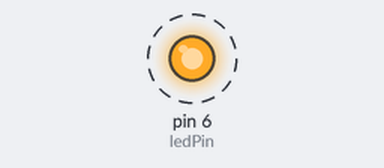
Recording of a sketch running on a simulated Arduino Nano, built with avr-gcc and run on an emulated ATmega328P. Parts: output pins drawn as LEDs (lit = HIGH). Dashed ring = blinking.

Above: at 0.5 s.
Timing chart, 0 to 4.6 s (numbered marks = the images above):
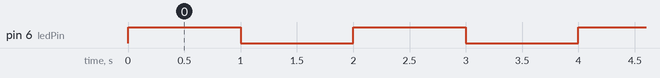

The sketch:

blink-led.ino
```cpp
/*
  Course 1: Controlling an LED with Arduino Nano
  Turns an external LED on and off at 1-second intervals.
*/

const int ledPin = 6; // Pin connected to the LED through a 220 ohm resistor

void setup() {
  // Configure the digital pin as an output
  pinMode(ledPin, OUTPUT);
}

void loop() {
  digitalWrite(ledPin, HIGH);   // Turn the LED ON (apply 5V)
  delay(1000);                  // Wait for 1 second (1000 milliseconds)
  digitalWrite(ledPin, LOW);    // Turn the LED OFF (cut power to 0V)
  delay(1000);                  // Wait for 1 second
}
```

Measured:
- by itself, pin 6 (ledPin): alternates HIGH for 1.0 s and LOW for 1.0 s
